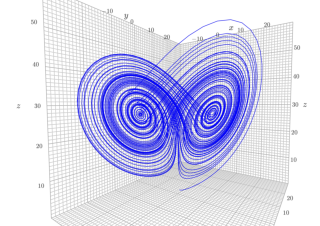

Python code for this plot:
import numpy as np
import k3d
from k3d.headless import k3d_remote, get_headless_driver


def generate():
    plot = k3d.plot(screenshot_scale=1.0)
    headless = k3d_remote(plot, get_headless_driver(), width=320, height=226)

    def lorenz(x, y, z, s=10, r=28, b=2.667):
        x_dot = s * (y - x)
        y_dot = r * x - y - x * z
        z_dot = x * y - b * z
        return x_dot, y_dot, z_dot

    dt = 0.01
    stepCnt = 10000

    # Need one more for the initial values
    xs = np.empty((stepCnt + 1,), dtype=np.float32)
    ys = np.empty((stepCnt + 1,), dtype=np.float32)
    zs = np.empty((stepCnt + 1,), dtype=np.float32)

    # Setting initial values
    xs[0], ys[0], zs[0] = (0., 1., 1.05)

    # Stepping through "time".
    for i in range(stepCnt):
        # Derivatives of the X, Y, Z state
        x_dot, y_dot, z_dot = lorenz(xs[i], ys[i], zs[i])
        xs[i + 1] = xs[i] + (x_dot * dt)
        ys[i + 1] = ys[i] + (y_dot * dt)
        zs[i + 1] = zs[i] + (z_dot * dt)

    line = k3d.line(np.vstack([xs, ys, zs]).T)

    plot += line

    headless.sync(hold_until_refreshed=True)
    headless.camera_reset(1.0)

    screenshot = headless.get_screenshot()
    headless.close()

    return screenshot
